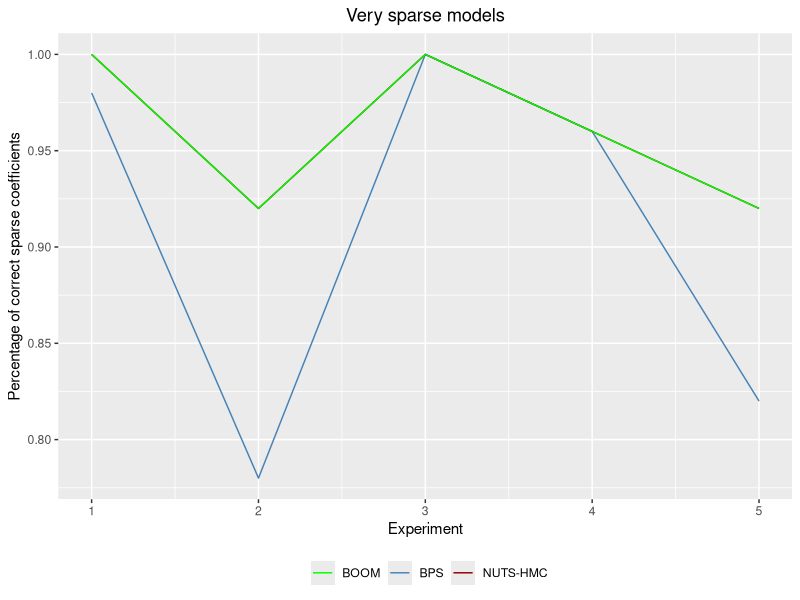

Reproduce this figure in R.
# plot by number of dimensions
library(ggplot2)

sparsity_bk_d50_slar = read.csv("sparsity_bk_d50_slar.csv")
sparsity_bps_d50_slar = read.csv("sparsity_bps_d50_slar.csv")
sparsity_hmc_d50_slar = read.csv("sparsity_hmc_d50_slar.csv")

experiment = c(1, 2, 3, 4, 5)

df = data.frame(experiment, bk = sparsity_bk_d50_slar$X0, bps = sparsity_bps_d50_slar$X0, hmc = sparsity_hmc_d50_slar$X0)

#plot 
png("sparsity_slar.png", units="in", width=5, height=5, res=600)
ggplot(df, aes(x=experiment)) + 
  geom_line(aes(y = bps, color="BPS")) + 
  geom_line(aes(y = hmc, color="NUTS-HMC")) +
  geom_line(aes(y = bk,  color = "BOOM")) + 
  xlab("Experiment") + 
  ggtitle("Very sparse models")+ 
  theme(plot.title = element_text(hjust = 0.5), legend.position="bottom") + 
  ylab("Percentage of correct sparse coefficients")+
  scale_colour_manual("", 
                      values = c("BOOM"="green", "BPS"="steelblue", 
                                 "NUTS-HMC"="darkred")) 
dev.off()
